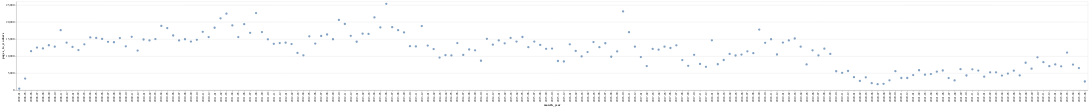

The notebook cell saved with this chart:
### Code cell
scans_month_data = pd.read_csv("https://raw.githubusercontent.com/ers6/ia_scanning_labor_data/main/csv_files/scans_and_workers_month_stats.csv")
allen_county = scans_month_data.loc[scans_month_data['name']== 'Allen County Public Library Geneaology Center']



alt.Chart(allen_county).mark_circle(size=60).encode(
    x='month_year',
    y='pages_to_workers'
  
    
).interactive()

### Figure 1 — Vega-Lite specification as saved in the notebook (floating-point values rounded to 4 significant figures; data arrays with more than 128 entries replaced by an {"elided": "..."} marker saying what was removed)
{"config": {"view": {"continuousWidth": 300, "continuousHeight": 300}}, "data": {"name": "data-c48382d8c85ff3b647ea954b7d8691e4"}, "mark": {"type": "circle", "size": 60}, "encoding": {"x": {"field": "month_year", "type": "nominal"}, "y": {"field": "pages_to_workers", "type": "quantitative"}}, "params": [{"name": "param_3", "select": {"type": "interval", "encodings": ["x", "y"]}, "bind": "scales"}], "$schema": "https://vega.github.io/schema/vega-lite/v5.8.0.json", "datasets": {"data-c48382d8c85ff3b647ea954b7d8691e4": {"elided": "181 records"}}}
